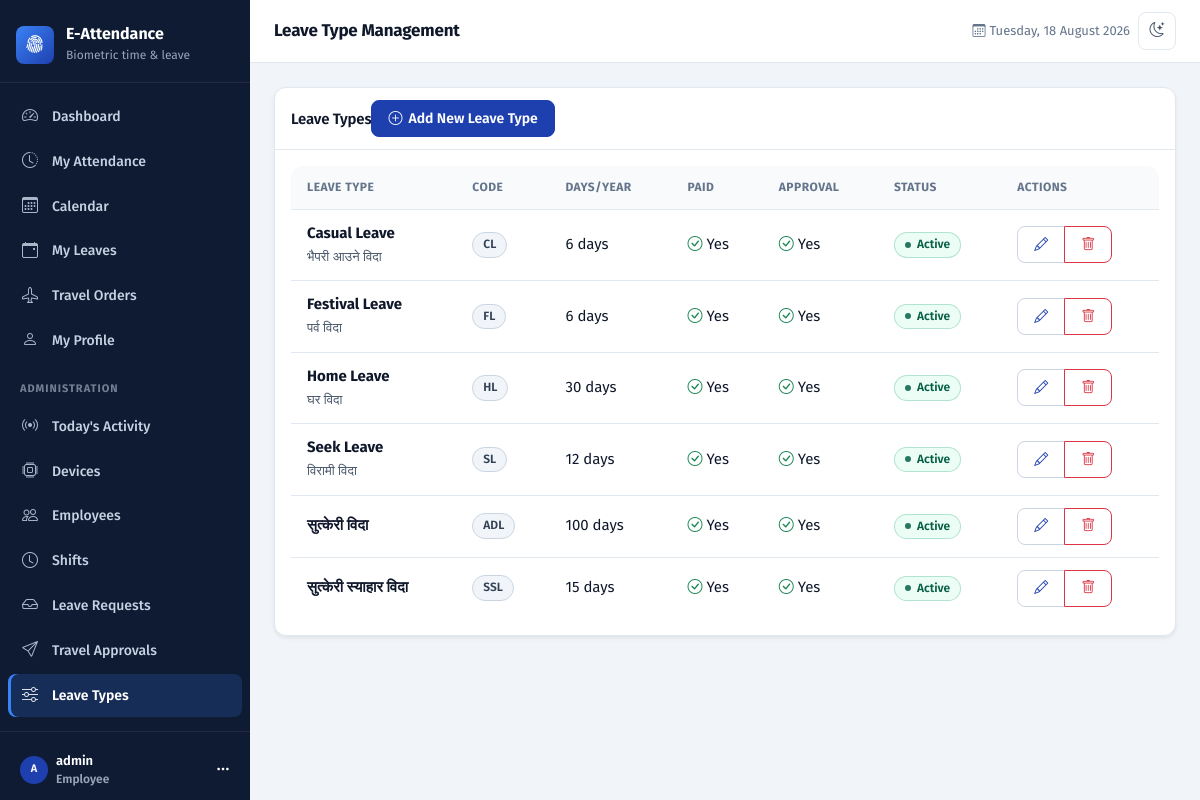
Page /leaves/leave-types/ (signed in) on the committed database.
### core/models.py (models this page shows, shortened)
class User(AbstractUser):
    class UserRole(models.TextChoices):
        SUPERUSER = 'SUPERUSER', 'Superuser'
        OFFICE_ADMIN = 'OFFICE_ADMIN', 'Office Admin'
        EMPLOYEE = 'EMPLOYEE', 'Employee'
    role = models.CharField(
        max_length=20,
        choices=UserRole.choices,
        default=UserRole.EMPLOYEE
    )
    phone = models.CharField(max_length=20, blank=True, null=True)
    profile_picture = models.ImageField(upload_to='profiles/', blank=True, null=True)
    created_at = models.DateTimeField(auto_now_add=True)
    updated_at = models.DateTimeField(auto_now=True)
    class Meta:
        db_table = 'users'
        verbose_name = 'User'
        verbose_name_plural = 'Users'
        permissions = [
            ('can_manage_devices', 'Can manage biometric devices'),
            ('can_manage_employees', 'Can manage employees'),
            ('can_approve_leaves', 'Can approve leave requests'),
            ('can_approve_travel_orders', 'Can approve travel orders'),
        ]
    def has_perm(self, perm, obj=None):
        if super().has_perm(perm, obj):
            return True

### leaves/models.py (models this page shows, shortened)
class LeaveType(models.Model):
    name = models.CharField(max_length=50, unique=True)
    code = models.CharField(max_length=10, unique=True)
    description = models.TextField(blank=True, null=True)
    days_per_year = models.IntegerField(default=0, help_text="Number of days allowed per year")
    is_paid = models.BooleanField(default=True)
    requires_approval = models.BooleanField(default=True)
    is_active = models.BooleanField(default=True)
    created_at = models.DateTimeField(auto_now_add=True)
    updated_at = models.DateTimeField(auto_now=True)
    class Meta:
        db_table = 'leave_types'
        ordering = ['name']

### leaves/views.py (the view)
# urls.py: path('leave-types/', views.leave_type_management, name='leave_type_management'),
@login_required
@permission_required('core.can_manage_devices', raise_exception=False, login_url='dashboard')
def leave_type_management(request):
    leave_types = LeaveType.objects.all().order_by('name')
    from leaves.models import LeaveBalance
    leave_type_stats = {}
    for leave_type in leave_types:
        active_balances = LeaveBalance.objects.filter(
            leave_type=leave_type
        ).count()
        leave_type_stats[leave_type.id] = active_balances
    context = {
        'leave_types': leave_types,
        'leave_type_stats': leave_type_stats,
    }
    return render(request, 'leaves/leave_type_management.html', context)

### templates/leaves/leave_type_management.html (shortened to what this page needs)
{% extends 'base.html' %}
{% load core_extras %}
{% block page-title %}Leave Type Management{% endblock %}
{% block auth_content %}
<div class="row">
    <div class="col-12">
        <div class="card shadow-sm">
            <div class="card-header bg-white">
                <div class="d-flex justify-content-between align-items-center">
                    <h5 class="mb-0">Leave Types</h5>
                    <a href="{% url 'leave_type_create' %}" class="btn btn-primary">
                        <i class="bi bi-plus-circle"></i> Add New Leave Type
                    </a>
                </div>
            </div>
            <div class="card-body">
                {% if leave_types %}
                <div class="table-responsive">
                    <table class="table table-hover">
                        <thead>
                            <tr>
                                <th>Leave Type</th>
                                <th>Code</th>
                                <th>Days/Year</th>
                                <th>Paid</th>
                                <th>Approval</th>
                                <th>Status</th>
                                <th>Actions</th>
                            </tr>
                        </thead>
                        <tbody>
                            {% for leave_type in leave_types %}
                            <tr>
                                <td>
                                    <strong>{{ leave_type.name }}</strong>
                                    {% if leave_type.description %}
                                    <br><small class="text-muted">{{ leave_type.description }}</small>
                                    {% endif %}
                                </td>
                                <td>
                                    <span class="badge bg-secondary">{{ leave_type.code }}</span>
                                </td>
                                <td>{{ leave_type.days_per_year }} days</td>
                                <td>
                                    {% if leave_type.is_paid %}
                                        <i class="bi bi-check-circle text-success"></i> Yes
                                    {% else %}
                                        <i class="bi bi-x-circle text-danger"></i> No
                                    {% endif %}
                                </td>
                                <td>
                                    {% if leave_type.requires_approval %}
                                        <i class="bi bi-check-circle text-success"></i> Yes
                                    {% else %}
                                        <i class="bi bi-x-circle text-danger"></i> No
                                    {% endif %}
                                </td>
                                <td>
                                    {% if leave_type.is_active %}
                                        <span class="badge bg-success">Active</span>
                                    {% else %}
                                        <span class="badge bg-secondary">Inactive</span>
                                    {% endif %}
                                </td>
                                <td>
                                    <div class="btn-group btn-group-sm">
                                        <a href="{% url 'leave_type_edit' leave_type.id %}" class="btn btn-outline-primary">
                                            <i class="bi bi-pencil"></i>
                                        </a>
                                        <button type="button" class="btn btn-outline-danger"
                                                data-bs-toggle="modal"
                                                data-bs-target="#deleteModal{{ leave_type.id }}">
                                            <i class="bi bi-trash"></i>
                                        </button>
                                    </div>
                                </td>
                            </tr>
                            {% endfor %}
                        </tbody>
                    </table>
                </div>
                {% endif %}
            </div>
        </div>
    </div>
</div>
{% endblock %}

### templates/base.html (shortened to what this page needs)
{% load static core_extras %}<!DOCTYPE html>
<html lang="en" data-bs-theme="light">
<head>
    <link href="https://cdn.jsdelivr.net/npm/bootstrap@5.3.0/dist/css/bootstrap.min.css" rel="stylesheet">
    <link rel="stylesheet" href="https://cdn.jsdelivr.net/npm/bootstrap-icons@1.11.0/font/bootstrap-icons.css">
    <link rel="stylesheet" href="{% static 'css/app.css' %}">
</head>
<body>
{% if user.is_authenticated %}
    <div class="app-shell">
        <nav class="app-sidebar" id="appSidebar" aria-label="Main navigation">
            <a href="{% url 'dashboard' %}" class="app-brand">
                <span class="app-brand__mark" aria-hidden="true"><i class="bi bi-fingerprint"></i></span>
                <span>
                    <span class="app-brand__name d-block">E-Attendance</span>
                    <span class="app-brand__meta">Biometric time &amp; leave</span>
                </span>
            </a>
            <div class="app-nav">
                <ul class="nav flex-column list-unstyled mb-0">
                    <li>
                        <a class="app-nav__link" href="{% url 'dashboard' %}"
                           {% if request.resolver_match.url_name == 'dashboard' %}aria-current="page"{% endif %}>
                            <i class="bi bi-speedometer2" aria-hidden="true"></i> Dashboard
                        </a>
                    </li>
                    <li>
                        <a class="app-nav__link" href="{% url 'my_attendance' %}"
                           {% if request.resolver_match.url_name == 'my_attendance' %}aria-current="page"{% endif %}>
                            <i class="bi bi-clock-history" aria-hidden="true"></i> My Attendance
                        </a>
                    </li>
                    <li>
                        <a class="app-nav__link" href="{% url 'attendance_calendar' %}"
                           {% if request.resolver_match.url_name == 'attendance_calendar' %}aria-current="page"{% endif %}>
                            <i class="bi bi-calendar3" aria-hidden="true"></i> Calendar
                        </a>
                    </li>
                    <li>
                        <a class="app-nav__link" href="{% url 'my_leaves' %}"
                           {% if request.resolver_match.url_name == 'my_leaves' or request.resolver_match.url_name == 'request_leave' %}aria-current="page"{% endif %}>
                            <i class="bi bi-calendar-event" aria-hidden="true"></i> My Leaves
                        </a>
                    </li>
                    <li>
                        <a class="app-nav__link" href="{% url 'my_travel_orders' %}"
                           {% if request.resolver_match.url_name == 'my_travel_orders' %}aria-current="page"{% endif %}>
                            <i class="bi bi-airplane" aria-hidden="true"></i> Travel Orders
                        </a>
                    </li>
                    <li>
                        <a class="app-nav__link" href="{% url 'profile' %}"
                           {% if request.resolver_match.url_name == 'profile' %}aria-current="page"{% endif %}>
                            <i class="bi bi-person" aria-hidden="true"></i> My Profile
                        </a>
                    </li>
                    {% if is_office_admin %}
                        <li class="app-nav__section" aria-hidden="true">Administration</li>
                        <li>
                            <a class="app-nav__link" href="{% url 'devices:todays_attendance' %}"
                               {% if request.resolver_match.url_name == 'todays_attendance' %}aria-current="page"{% endif %}>
                                <i class="bi bi-broadcast" aria-hidden="true"></i> Today's Activity
                            </a>
                        </li>
                        <li>
                            <a class="app-nav__link" href="{% url 'devices:device_list' %}"
                               {% if request.resolver_match.app_name == 'devices' and 'device' in request.resolver_match.url_name %}aria-current="page"{% endif %}>
                                <i class="bi bi-cpu" aria-hidden="true"></i> Devices
                            </a>
                        </li>
                        <li>
                            <a class="app-nav__link" href="{% url 'devices:employee_management' %}"
                               {% if request.resolver_match.url_name == 'employee_management' %}aria-current="page"{% endif %}>
                                <i class="bi bi-people" aria-hidden="true"></i> Employees
                            </a>
                        </li>
                        <li>
                            <a class="app-nav__link" href="{% url 'shift_management' %}"
                               {% if 'shift' in request.resolver_match.url_name %}aria-current="page"{% endif %}>
                                <i class="bi bi-clock" aria-hidden="true"></i> Shifts
                            </a>
                        </li>
                        <li>
                            <a class="app-nav__link" href="{% url 'leave_requests_management' %}"
                               {% if 'leave_request' in request.resolver_match.url_name %}aria-current="page"{% endif %}>
                                <i class="bi bi-inbox" aria-hidden="true"></i> Leave Requests
                            </a>
                        </li>
                        <li>
                            <a class="app-nav__link" href="{% url 'travel_orders_management' %}"
                               {% if 'travel_order' in request.resolver_match.url_name %}aria-current="page"{% endif %}>
                                <i class="bi bi-send" aria-hidden="true"></i> Travel Approvals
                            </a>
                        </li>
                        <li>
                            <a class="app-nav__link" href="{% url 'leave_type_management' %}"
                               {% if 'leave_type' in request.resolver_match.url_name %}aria-current="page"{% endif %}>
                                <i class="bi bi-sliders" aria-hidden="true"></i> Leave Types
                            </a>
                        </li>
                    {% endif %}
                </ul>
            </div>
            <div class="app-sidebar__footer">
                <div class="dropdown">
                    <button class="btn w-100 d-flex align-items-center gap-2 text-start border-0 text-white px-2"
                            type="button" data-bs-toggle="dropdown" aria-expanded="false">
                        {% if user.profile_picture %}
                            <img src="{{ user.profile_picture.url }}" class="avatar avatar--sm"
                                 alt="" width="28" height="28">
                        {% else %}
                            <span class="avatar avatar--sm" aria-hidden="true">{{ user|initials }}</span>
                        {% endif %}
                        <span class="flex-grow-1 text-truncate">
                            <span class="d-block small fw-semibold text-truncate">{{ user.get_full_name|default:user.username }}</span>
                            <span class="d-block app-brand__meta">{{ user.get_role_display }}</span>
                        </span>
                        <i class="bi bi-three-dots" aria-hidden="true"></i>
                    </button>
                </div>
            </div>
        </nav>
        <div class="app-main">
            <header class="app-topbar">
                <h1 class="app-topbar__title">{% block page-title %}Dashboard{% endblock %}</h1>
                <div class="ms-auto d-flex align-items-center gap-2">
                    <span class="app-topbar__meta d-none d-md-inline">
                        <i class="bi bi-calendar3 me-1" aria-hidden="true"></i>{% now "l, j F Y" %}
                    </span>
                    <button class="icon-btn" type="button" data-theme-toggle aria-label="Switch theme">
                        <i class="bi bi-moon-stars" aria-hidden="true"></i>
                    </button>
                </div>
            </header>
            <main class="app-content" id="main-content" tabindex="-1">
                {% block auth_content %}{% endblock %}
            </main>
        </div>
    </div>
{% else %}
    {% block content %}{% endblock %}
{% endif %}
</body>
</html>

### rows in the picture
User: first_name+last_name+username "A", get_full_name "admin", role "Employee"
LeaveType: name "Casual Leave", description "भैपरी आउने विदा", code "CL", days_per_year "6", is_paid True (drawn), requires_approval True (drawn), is_active "Active"
LeaveType: name "Festival Leave", description "पर्व विदा", code "FL", days_per_year "6", is_paid True (drawn), requires_approval True (drawn), is_active "Active"
LeaveType: name "Home Leave", description "घर विदा", code "HL", days_per_year "30", is_paid True (drawn), requires_approval True (drawn), is_active "Active"
LeaveType: name "Seek Leave", description "विरामी विदा", code "SL", days_per_year "12", is_paid True (drawn), requires_approval True (drawn), is_active "Active"
LeaveType: name "सुत्केरी विदा", code "ADL", days_per_year "100", is_paid True (drawn), requires_approval True (drawn), is_active "Active"
LeaveType: name "सुत्केरी स्याहार विदा", code "SSL", days_per_year "15", is_paid True (drawn), requires_approval True (drawn), is_active "Active"
